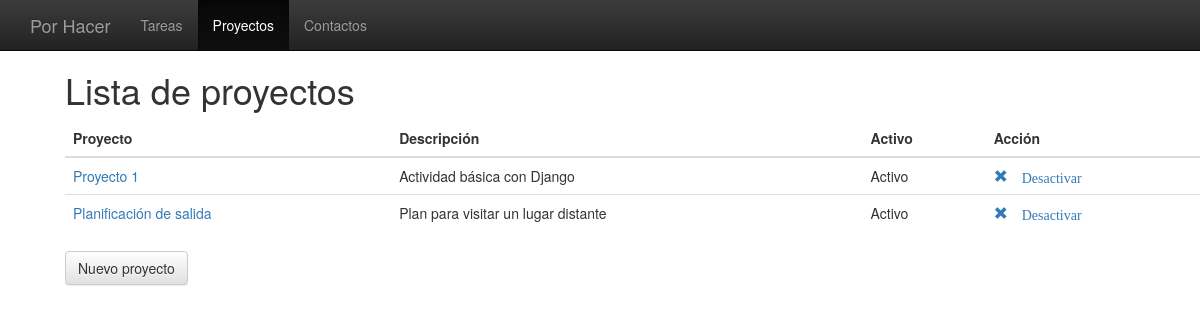
The app's page /proyectos/, older data.
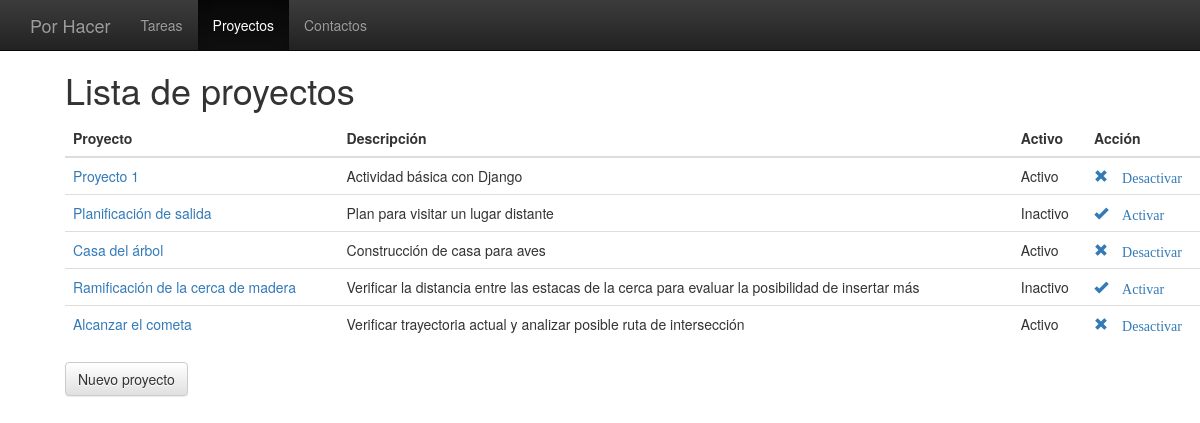
The same page, newer data.
### porhacer/models.py (models this page shows, shortened)
class Proyecto(models.Model):
    nombre = models.CharField(max_length=200)
    descripcion = models.TextField(max_length=1500)
    activo = models.BooleanField(default=True)

### porhacer/views.py (the view)
# urls.py: url(r'^proyectos/$', views.listaProyectos, name='listaproy'),
def listaProyectos(request, mensaje=None):
    listaproyectos = Proyecto.objects.all()
    context = {'listaproyectos': listaproyectos,}
    return render (request, 'proyectos/listaproyectos.html', context)

### porhacer/templates/proyectos/listaproyectos.html (shortened to what this page needs)
<!DOCTYPE html>
<html lang="en">
  <head>
	<link rel="stylesheet" href="https://maxcdn.bootstrapcdn.com/bootstrap/3.3.6/css/bootstrap.min.css">
	<link rel="stylesheet" href="https://maxcdn.bootstrapcdn.com/bootstrap/3.3.6/css/bootstrap-theme.min.css">
  </head>
  <body style="padding:50px;">
    <nav class="navbar navbar-inverse navbar-fixed-top">
      <div class="container">
        <div class="navbar-header">
          <a class="navbar-brand" href="{% url 'index' %}">Por Hacer</a>
        </div>
        <div id="navbar" class="collapse navbar-collapse">
          <ul class="nav navbar-nav">
            <li><a href="{% url 'index' %}">Tareas</a></li>
            <li class="active"><a href="#">Proyectos</a></li>
            <li><a href="{% url 'contactos' %}" >Contactos</a></li>
          </ul>
        </div>
      </div>
    </nav>
    <div class="container">
    <h1>Lista de proyectos</h1>
    {% if listaproyectos %}
      <table class="table">
        <thead>
          <tr>
            <th>Proyecto</th>
            <th>Descripción</th>
            <th>Activo</th>
            <th>Acción</th>
          </tr>
        </thead>
        <tbody>
        {% for proyecto in listaproyectos %}
          <tr>
            <td><a href="{% url 'detalleproy' proyecto.id %}" >{{ proyecto.nombre }}</a></td>
            <td>{{ proyecto.descripcion  }}</td>
            <td>
              {% if proyecto.activo %}
              Activo
              {% else %}
              Inactivo
              {% endif %}
            </td>
            <td>
              {% if proyecto.activo %}
              <a href="{% url 'desactivaproy' proyecto.id %}" ><span class="glyphicon glyphicon-remove"> Desactivar</a>
              {% else %}
              <a href="{% url 'activaproy' proyecto.id %}" ><span class="glyphicon glyphicon-ok"> Activar</a>
              {% endif %}
            </td>
          </tr>
        {% endfor %}
        </tbody>
      </table>
    {% else %}
      <p>No hay proyectos registrados</p>
    {% endif %}
    <a href="{% url 'nuevoproyecto' %}" ><div class="btn btn-default" id="machacable" >Nuevo proyecto</div> </a>
    </div>
  </body>
</html>

Row changes from the older to the newer data that the page shows:
changed Proyecto "Planificación de salida": activo "Activo Desactivar" → "Inactivo Activar"
added Proyecto: nombre "Casa del árbol", descripcion "Construcción de casa para aves", activo "Activo"
added Proyecto: nombre "Ramificación de la cerca de madera", descripcion "Verificar la distancia entre las estacas de la cerca para evaluar la posibilidad de insertar más", activo "Inactivo"
added Proyecto: nombre "Alcanzar el cometa", descripcion "Verificar trayectoria actual y analizar posible ruta de intersección", activo "Activo"
